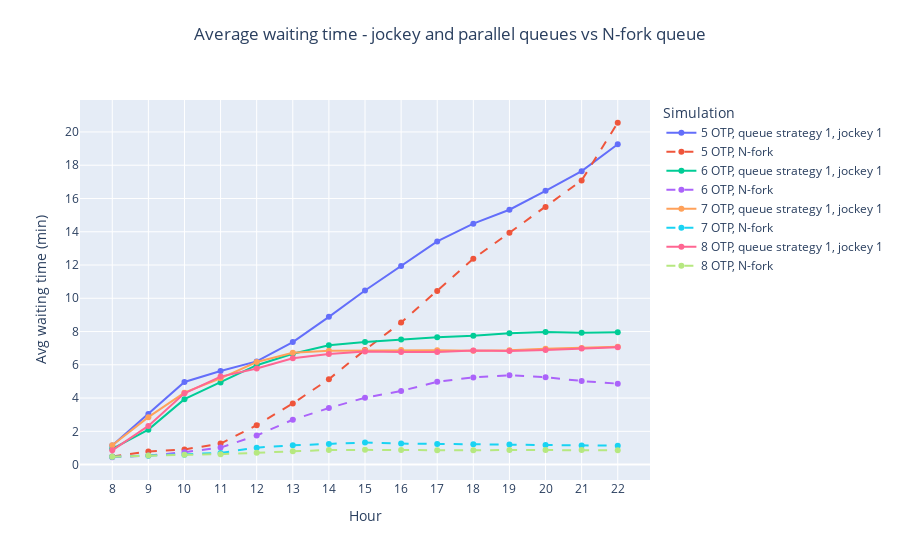

Notebook source saved alongside this figure:
### Code cell
# Average waiting time

fig =  go.Figure()

dash_line=dict(dash='dash')

fig = add_simulation_to_plot(fig, df_simulations, 'coda1_jockey1_5', "Avg_waiting_times_standard")
fig = add_simulation_to_plot(fig, df_simulations, 'codacondivisa_5', "Avg_waiting_times_standard", line=dash_line)

fig = add_simulation_to_plot(fig, df_simulations, 'coda1_jockey1_6', "Avg_waiting_times_standard")
fig = add_simulation_to_plot(fig, df_simulations, 'codacondivisa_6', "Avg_waiting_times_standard", line=dash_line)

fig = add_simulation_to_plot(fig, df_simulations, 'coda1_jockey1_7', "Avg_waiting_times_standard")
fig = add_simulation_to_plot(fig, df_simulations, 'codacondivisa_7', "Avg_waiting_times_standard", line=dash_line)

fig = add_simulation_to_plot(fig, df_simulations, 'coda1_jockey1_8', "Avg_waiting_times_standard")
fig = add_simulation_to_plot(fig, df_simulations, 'codacondivisa_8', "Avg_waiting_times_standard", line=dash_line)


fig = decorate_figure(fig,
    title="Average waiting time - jockey and parallel queues vs N-fork queue",
    y_axis_title="Avg waiting time (min)", y_dtick=2)

fig.show()
fig.write_image("doc/report/images/results/avg_wt_codacondivisa.png", scale=IMAGE_SCALE)

### Figure 1 — Plotly figure (JSON) as saved in the notebook; plotly's stock layout.template omitted (floating-point values rounded to 4 significant figures)
{"data": [{"mode": "lines+markers", "name": "5 OTP, queue strategy 1, jockey 1", "type": "scatter", "x": [8, 9, 10, 11, 12, 13, 14, 15, 16, 17, 18, 19, 20, 21, 22], "y": [1.149, 3.045, 4.971, 5.631, 6.206, 7.368, 8.885, 10.47, 11.94, 13.42, 14.49, 15.32, 16.46, 17.64, 19.27]}, {"line": {"dash": "dash"}, "mode": "lines+markers", "name": "5 OTP, N-fork", "type": "scatter", "x": [8, 9, 10, 11, 12, 13, 14, 15, 16, 17, 18, 19, 20, 21, 22], "y": [0.4832, 0.7919, 0.9118, 1.266, 2.371, 3.674, 5.136, 6.898, 8.546, 10.44, 12.37, 13.94, 15.49, 17.09, 20.55]}, {"mode": "lines+markers", "name": "6 OTP, queue strategy 1, jockey 1", "type": "scatter", "x": [8, 9, 10, 11, 12, 13, 14, 15, 16, 17, 18, 19, 20, 21, 22], "y": [0.9472, 2.103, 3.932, 4.93, 5.976, 6.664, 7.179, 7.374, 7.516, 7.664, 7.744, 7.905, 7.979, 7.933, 7.955]}, {"line": {"dash": "dash"}, "mode": "lines+markers", "name": "6 OTP, N-fork", "type": "scatter", "x": [8, 9, 10, 11, 12, 13, 14, 15, 16, 17, 18, 19, 20, 21, 22], "y": [0.4421, 0.543, 0.7492, 1.024, 1.75, 2.697, 3.401, 4.021, 4.426, 4.979, 5.244, 5.368, 5.252, 5.027, 4.866]}, {"mode": "lines+markers", "name": "7 OTP, queue strategy 1, jockey 1", "type": "scatter", "x": [8, 9, 10, 11, 12, 13, 14, 15, 16, 17, 18, 19, 20, 21, 22], "y": [1.162, 2.851, 4.325, 5.189, 6.167, 6.726, 6.847, 6.855, 6.898, 6.881, 6.838, 6.879, 6.97, 7.011, 7.079]}, {"line": {"dash": "dash"}, "mode": "lines+markers", "name": "7 OTP, N-fork", "type": "scatter", "x": [8, 9, 10, 11, 12, 13, 14, 15, 16, 17, 18, 19, 20, 21, 22], "y": [0.4673, 0.5395, 0.588, 0.7046, 1.021, 1.162, 1.244, 1.329, 1.265, 1.245, 1.222, 1.213, 1.182, 1.155, 1.135]}, {"mode": "lines+markers", "name": "8 OTP, queue strategy 1, jockey 1", "type": "scatter", "x": [8, 9, 10, 11, 12, 13, 14, 15, 16, 17, 18, 19, 20, 21, 22], "y": [0.86, 2.328, 4.285, 5.29, 5.782, 6.394, 6.655, 6.803, 6.772, 6.777, 6.861, 6.838, 6.888, 6.978, 7.058]}, {"line": {"dash": "dash"}, "mode": "lines+markers", "name": "8 OTP, N-fork", "type": "scatter", "x": [8, 9, 10, 11, 12, 13, 14, 15, 16, 17, 18, 19, 20, 21, 22], "y": [0.4667, 0.5461, 0.5859, 0.6271, 0.7162, 0.8099, 0.8821, 0.8862, 0.8708, 0.856, 0.8567, 0.8812, 0.8825, 0.8713, 0.8578]}], "layout": {"legend": {"title": {"text": "Simulation"}}, "title": {"text": "Average waiting time - jockey and parallel queues vs N-fork queue", "x": 0.5, "xanchor": "center", "y": 0.95, "yanchor": "top"}, "xaxis": {"dtick": 1, "tick0": 0, "tickmode": "linear", "title": {"text": "Hour"}}, "yaxis": {"dtick": 2, "tick0": 0, "tickmode": "linear", "title": {"text": "Avg waiting time (min)"}}}}
